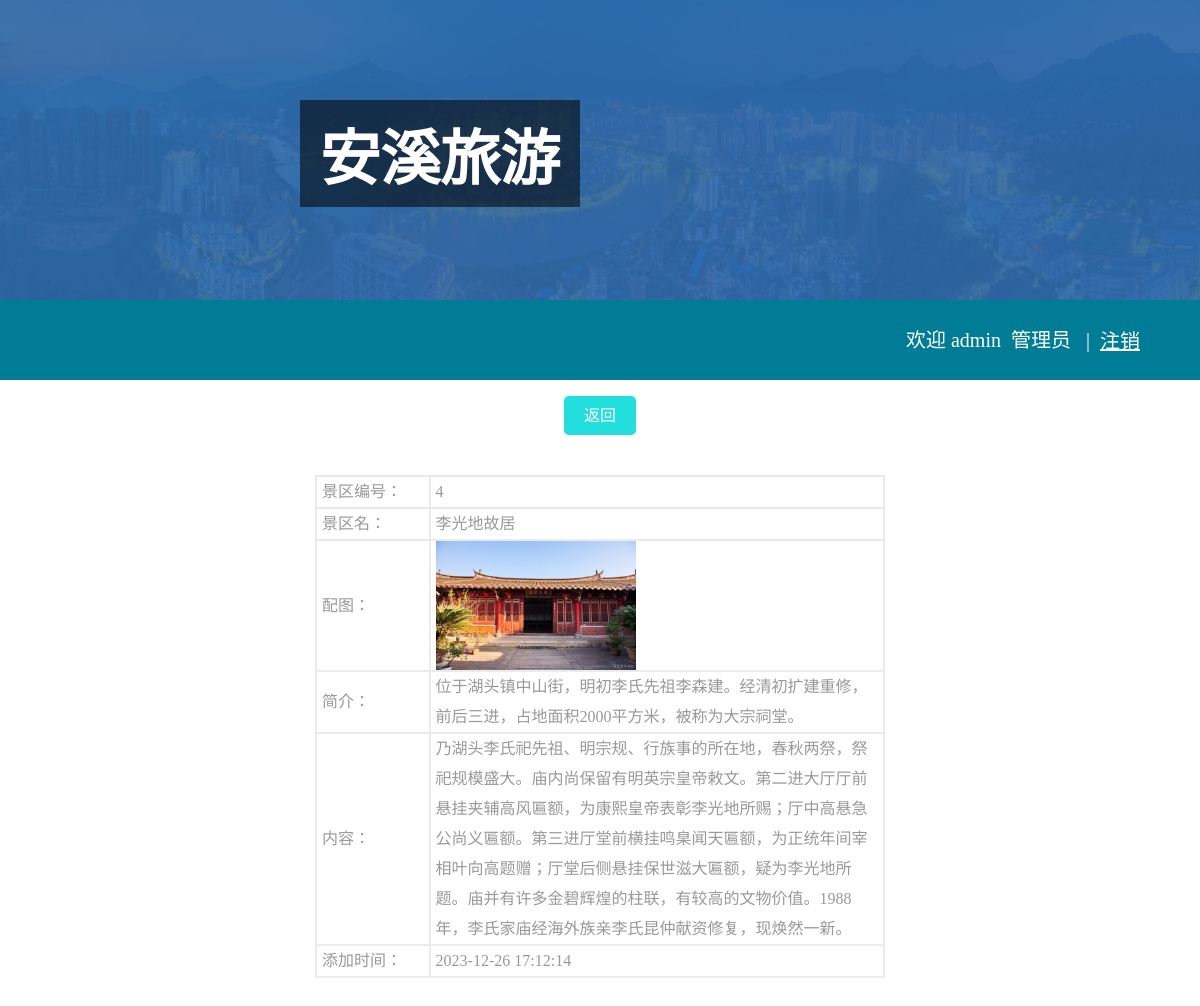
Screenshot of /admin.php?a=detilS&id=4 (signed in) with the database file from the repository.
### tables this page shows
CREATE TABLE `picture` (
  `id` int(11) NOT NULL COMMENT 'id自增',
  `name` varchar(20) NOT NULL COMMENT '标题',
  `pics` varchar(100) NOT NULL COMMENT '配图',
  `sinfo` varchar(200) NOT NULL COMMENT '简介',
  `content` varchar(255) NOT NULL COMMENT '内容体',
  `createTime` datetime NOT NULL COMMENT '添加时间'
);

### admin.php (the view, shortened to what this page needs)
<html>
<head>
<link rel="stylesheet" type="text/css" href="css/style.css">
</head>
<body>
<div class="admin">
  <div class="bgimg"> <img src="images/timg.jpg" width="100%" height="100%"/> </div>
  <div class="bgbr"> </div>
  <div id="body">
    <div class="userinfo"> 欢迎 <?php echo $_SESSION['admin_user'];?>&nbsp;&nbsp;管理员 &nbsp;
      | <a class="logout" href="dologin.php?a=logout">注销</a> </div>
    <h1>安溪旅游</h1>
    <?php
                if($_GET['a'] == 'editS' || $_GET['a'] == 'detilS' ) {
                    ?>
    <div class="sysChange">
      <ul>
        <a href="admin.php?a=picture">
        <li>返回</li>
        </a>
      </ul>
    </div>
    <?php
                }
            ?>
    <div class="content">
      <div id="detilS">
        <?php
                    if($_GET['a'] == 'detilS'){
                        $link = @mysqli_connect(HOST,USER,PASS) or die("数据库连接失败");
                        mysqli_select_db($link,DBNAME);
                        mysqli_set_charset($link,"utf8");
                        $sql = "select * from picture where id=".$_GET['id'];
                        $result = mysqli_query($link,$sql);
                        @$row = mysqli_fetch_assoc($result);
                        ?>
        <table width="100%" border="0" cellspacing="0" align="center" cellpadding="0" class="searchmain">
          <tr>
            <td align="left" valign="top"><table width="60%" border="0" cellspacing="0" cellpadding="0" class="main-tab class80">
                <tr>
                  <td align="left" valign="middle" class="borderright" width="20%">景区编号：</td>
                  <td align="left" valign="middle" class="borderright"><?php echo $row['id'];?></td>
                </tr>
                <tr>
                  <td align="left" valign="middle" class="borderright" width="20%">景区名：</td>
                  <td align="left" valign="middle" class="borderright"><?php echo $row['name'];?></td>
                </tr>
                <tr>
                  <td align="left" valign="middle" class="borderright">配图：</td>
                  <td align="left" valign="middle" class="borderright"><img src="<?php echo $row['pics'];?>" class="xpic"></td>
                </tr>
                <tr>
                  <td align="left" valign="middle" class="borderright">简介：</td>
                  <td align="left" valign="middle" class="borderright"><?php echo $row['sinfo'];?></td>
                </tr>
                <tr>
                  <td align="left" valign="middle" class="borderright">内容：</td>
                  <td align="left" valign="middle" class="borderright"><?php echo $row['content'];?></td>
                </tr>
                <tr>
                  <td align="left" valign="middle" class="borderright" width="180">添加时间：</td>
                  <td align="left" valign="middle" class="borderright"><?php echo $row['createTime'];?></td>
                </tr>
              </table>
              </form></td>
          </tr>
        </table>
        <?php
                    }
                    ?>
      </div>
    </div>
  </div>
</div>
</body>
</html>

### css/style.css (style rules this page uses)
body { margin: 0; padding: 0; color: #999; }
a { color: #666; }
h1, h2, h3, h4, h5, h6 { margin-top: 0; }
img { vertical-align: bottom; }
.userinfo { padding: 16px 30px; text-align: right; line-height: 50px; }
.admin .bgimg { width: 100%; height: 300px; background-color: #445555; position: absolute; left: 0px; top: 0px; }
.admin .bgbr { width: 100%; height: 300px; }
.admin #body { width: 100%; text-align: center; }
.admin #body h1 { position: absolute; top: 100px; font-size: 60px; left: 300px; color: #fff; text-align: center; background-color: #0000008c; padding: 10px 20px; }
.admin .userinfo { padding: 20px 50px; line-height: 40px; font-size: 20px; background-color: #007c96; color: #fff; }
.admin .logout { float: right; padding: 1px 10px; color: #fff; border-radius: 5px; }
.admin .sysChange { margin: 10px; }
.admin .sysChange ul { padding: 0; }
.admin .sysChange li { list-style: none; line-height: 39px; display: inline-block; padding: 0 20px; background-color: #22dedc; border-radius: 5px; color: #fff; }
.admin .content { width: 80%; margin: 40px auto; }
.admin .content td { line-height: 30px; padding: 0 5px; }
.admin .borderright { border:1px solid #ebebeb; }
.admin .xpic { width: 200px; height: 129px; }
.admin .class80 { margin: 0 auto; border:1px solid #ebebeb; }

### rows the page displays
picture: id "4", name "李光地故居", pics (picture), sinfo "位于湖头镇中山街，明初李氏先祖李森建。经清初扩建重修，前后三进，占地面积2000平方米，被称为大宗祠堂。", content "乃湖头李氏祀先祖、明宗规、行族事的所在地，春秋两祭，祭祀规模盛大。庙内尚保留有明英宗皇帝敕文。第二进大厅厅前悬挂夹辅高风匾额，为康熙皇帝表彰李光地所赐；厅中高悬急公尚义匾额。第三进厅堂前横挂鸣臬闻天匾额，为正统年间宰相叶向高题赠；厅堂后侧悬挂保世滋大匾额，疑为李光地所题。庙并有许多金碧辉煌的柱联，有较高的文物价值。1988年，李氏家庙经海外族亲李氏昆仲献资修复，现焕然一新。", createTime "2023-12-26 17:12:14"

### other values shown
$_SESSION['admin_user'] "admin"
